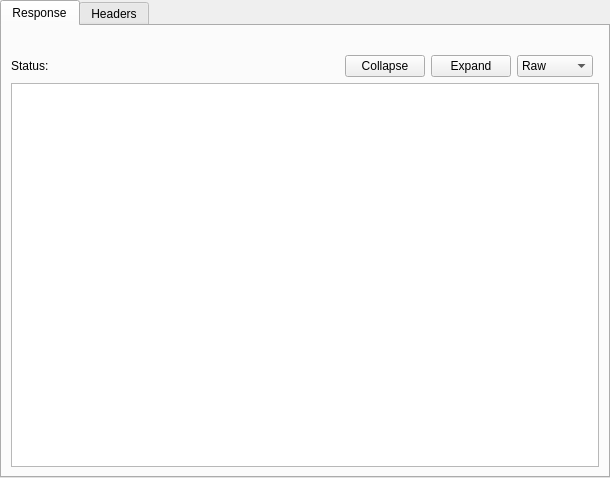
<?xml version="1.0" encoding="UTF-8"?>
<ui version="4.0">
 <class>ResponseViewer</class>
 <widget class="QTabWidget" name="ResponseViewer">
  <property name="geometry">
   <rect>
    <x>0</x>
    <y>0</y>
    <width>610</width>
    <height>478</height>
   </rect>
  </property>
  <property name="windowTitle">
   <string>TabWidget</string>
  </property>
  <property name="currentIndex">
   <number>0</number>
  </property>
  <widget class="QWidget" name="responseTab">
   <attribute name="title">
    <string>Response</string>
   </attribute>
   <layout class="QGridLayout" name="gridLayout">
    <item row="0" column="0" colspan="7">
     <widget class="QLabel" name="lUrl">
      <property name="sizePolicy">
       <sizepolicy hsizetype="Ignored" vsizetype="Preferred">
        <horstretch>0</horstretch>
        <verstretch>0</verstretch>
       </sizepolicy>
      </property>
      <property name="text">
       <string/>
      </property>
     </widget>
    </item>
    <item row="2" column="0" colspan="7">
     <widget class="QStackedWidget" name="stackedWidget">
      <widget class="QWidget" name="page">
       <layout class="QGridLayout" name="gridLayout_3">
        <property name="leftMargin">
         <number>0</number>
        </property>
        <property name="topMargin">
         <number>0</number>
        </property>
        <property name="rightMargin">
         <number>0</number>
        </property>
        <property name="bottomMargin">
         <number>0</number>
        </property>
        <item row="0" column="0">
         <widget class="QPlainTextEdit" name="pteResponse"/>
        </item>
       </layout>
      </widget>
      <widget class="QWidget" name="page_2">
       <layout class="QGridLayout" name="gridLayout_4">
        <property name="leftMargin">
         <number>0</number>
        </property>
        <property name="topMargin">
         <number>0</number>
        </property>
        <property name="rightMargin">
         <number>0</number>
        </property>
        <property name="bottomMargin">
         <number>0</number>
        </property>
        <item row="0" column="0">
         <widget class="QTreeView" name="treeResponse">
          <property name="animated">
           <bool>true</bool>
          </property>
         </widget>
        </item>
       </layout>
      </widget>
     </widget>
    </item>
    <item row="1" column="4">
     <widget class="QPushButton" name="pbExpand">
      <property name="text">
       <string>Expand</string>
      </property>
     </widget>
    </item>
    <item row="1" column="3">
     <widget class="QPushButton" name="pbCollapse">
      <property name="text">
       <string>Collapse</string>
      </property>
     </widget>
    </item>
    <item row="1" column="2">
     <spacer name="horizontalSpacer">
      <property name="orientation">
       <enum>Qt::Horizontal</enum>
      </property>
      <property name="sizeHint" stdset="0">
       <size>
        <width>40</width>
        <height>20</height>
       </size>
      </property>
     </spacer>
    </item>
    <item row="1" column="0">
     <widget class="QLabel" name="label">
      <property name="text">
       <string>Status: </string>
      </property>
     </widget>
    </item>
    <item row="1" column="1">
     <widget class="QLabel" name="lStatus">
      <property name="text">
       <string/>
      </property>
     </widget>
    </item>
    <item row="1" column="5">
     <widget class="QComboBox" name="cbFormat">
      <item>
       <property name="text">
        <string>Raw</string>
       </property>
      </item>
      <item>
       <property name="text">
        <string>Indented</string>
       </property>
      </item>
      <item>
       <property name="text">
        <string>Tree</string>
       </property>
      </item>
     </widget>
    </item>
   </layout>
  </widget>
  <widget class="QWidget" name="headersTab">
   <attribute name="title">
    <string>Headers</string>
   </attribute>
   <layout class="QGridLayout" name="gridLayout_2">
    <item row="0" column="0">
     <widget class="QTableWidget" name="tableHeaders">
      <property name="alternatingRowColors">
       <bool>true</bool>
      </property>
      <property name="showGrid">
       <bool>false</bool>
      </property>
      <attribute name="horizontalHeaderStretchLastSection">
       <bool>true</bool>
      </attribute>
      <attribute name="verticalHeaderVisible">
       <bool>false</bool>
      </attribute>
      <column>
       <property name="text">
        <string>Name</string>
       </property>
      </column>
      <column>
       <property name="text">
        <string>Value</string>
       </property>
      </column>
     </widget>
    </item>
   </layout>
  </widget>
 </widget>
 <resources/>
 <connections/>
</ui>
